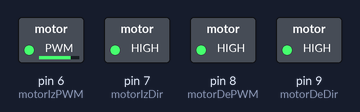
Simulated run of this sketch. Board: Arduino Uno, built with avr-gcc and run on an emulated ATmega328P. Parts: switched loads named in the sketch (green lamp = pin HIGH).

Above: at 0.05 s.
At 9.95 s:
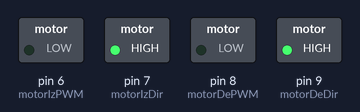
Timing chart, 0 to 11.5 s (numbered marks = the images above):
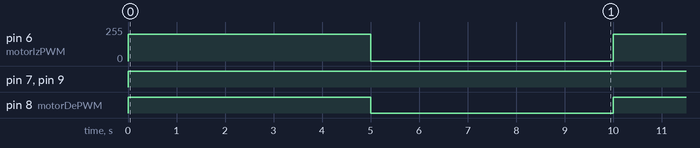

Measured:
- by itself, pin 6 (motorIzPWM): alternates 200/255 for 5.0 s and 0/255 for 5.0 s
- by itself, pin 7 (motorIzDir), pin 9 (motorDeDir): LOW → HIGH at 0.00 s
- by itself, pin 8 (motorDePWM): alternates HIGH for 5.0 s and LOW for 5.0 s

The sketch:

Cosmo-Movimiento_pruebas.ino
```cpp
int motorIzPWM = 6;
int motorIzDir = 7;
int motorDePWM = 8;
int motorDeDir = 9;

void setup() {
  pinMode(motorIzPWM, OUTPUT);
  pinMode(motorIzDir, OUTPUT);
  pinMode(motorDePWM, OUTPUT);
  pinMode(motorDeDir, OUTPUT);

}

void loop() {
  //Prueba adelante
  digitalWrite(motorIzDir, HIGH);
  digitalWrite(motorDeDir, HIGH);
  analogWrite(motorIzPWM, 200);
  analogWrite(motorDePWM, 200);
  delay(5000);
  analogWrite(motorIzPWM, 0);
  analogWrite(motorDePWM, 0);
  delay(5000);


}
```
